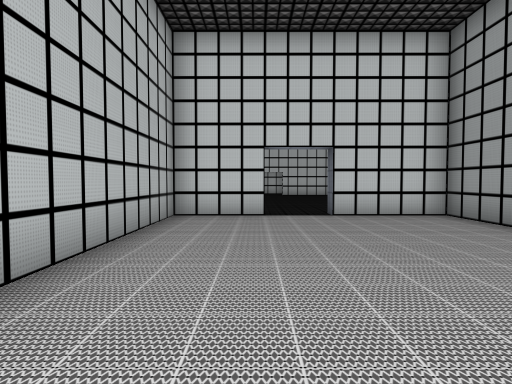
view 1 (above)

12 first-person views from a walk through a 3-D level made in the Unity game engine. The camera is 1.5 m above the floor, tilts 2° down and sees 80° across. The floor is counted in squares, 2 m on a side. Each view is taken from the middle of a square. On the plan, view 1 faces up. The plan holds only what a view shows up to about 10 squares ahead; the rest is blank. The place goes on beyond the plan. The player character is not drawn. Some surface patterns are stand-ins.

view 2
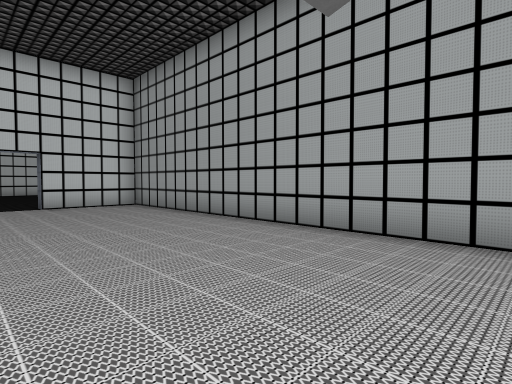

view 3
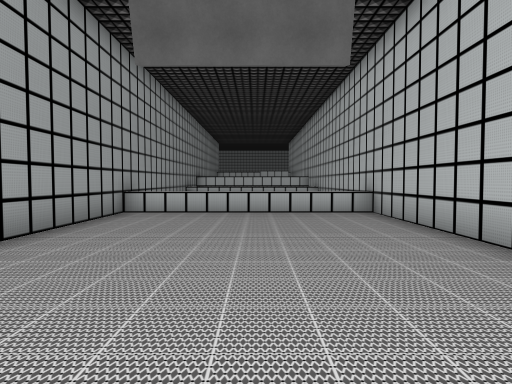

view 4
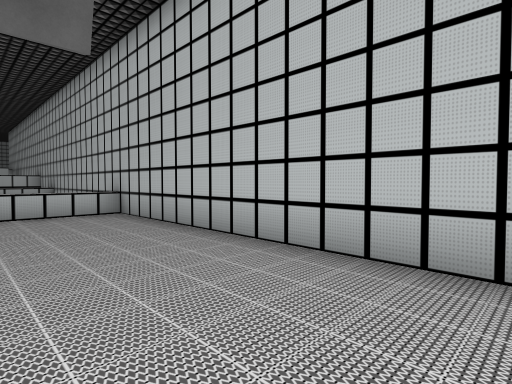

view 5
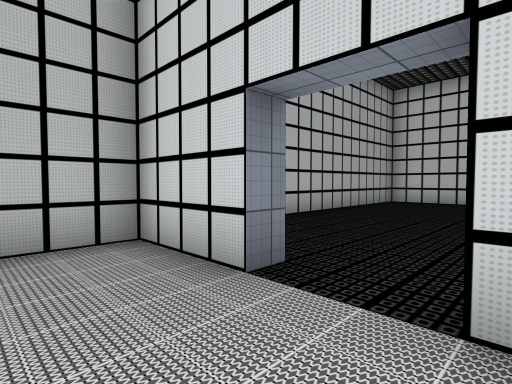

view 6
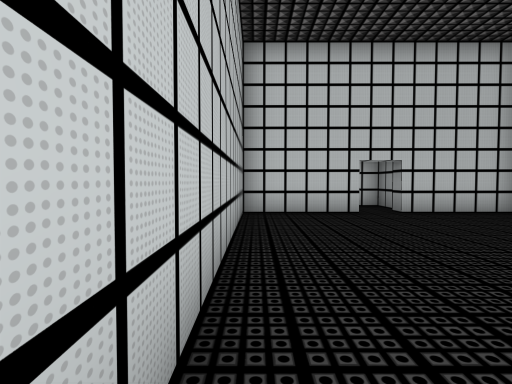

view 7
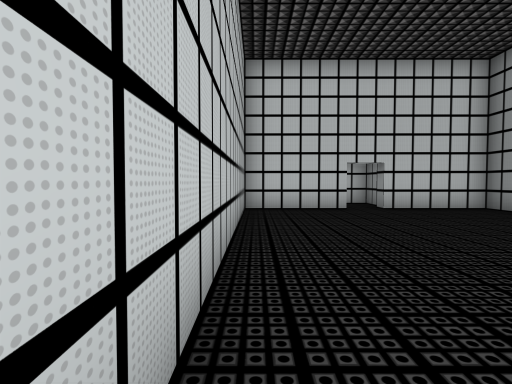

view 8
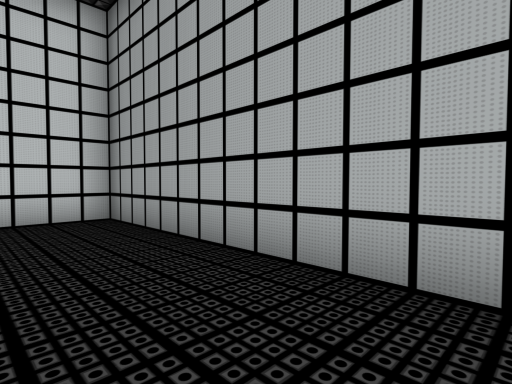

view 9
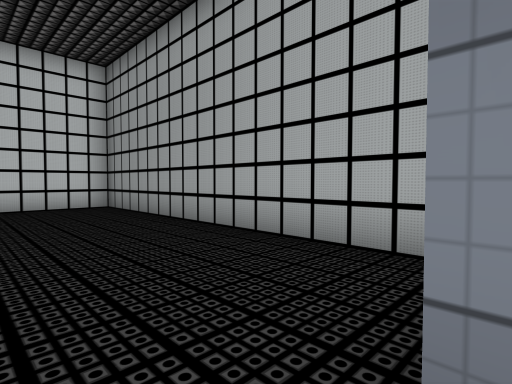

view 10
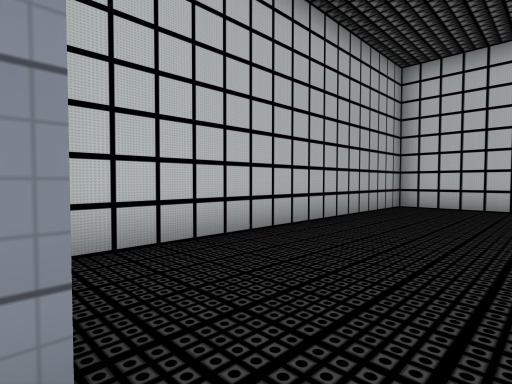

view 11
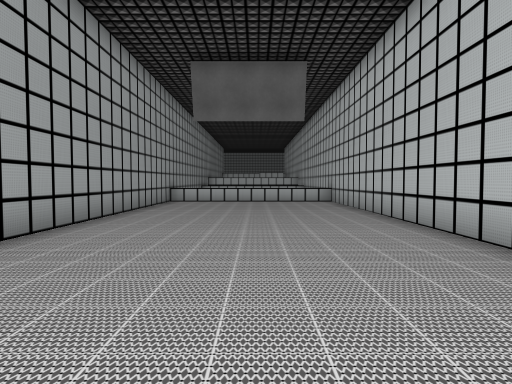

view 12
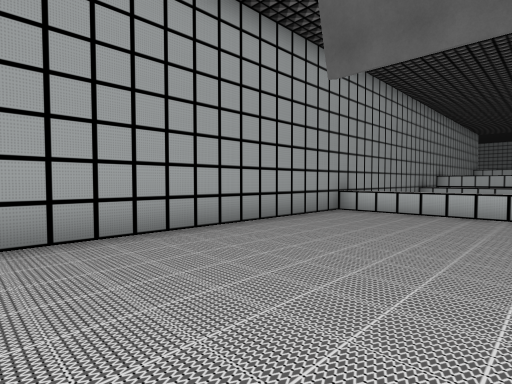

### Floor plan
Key: @ floor where view 1 was taken; # wall or solid block; . floor; ^ raised ledge.
Columns run from 3 left of view 1 to 5 right of it. Each row starts with its distance up from view 1.
 19     ##
 18     .#
 17 ####.####
 16 #.......#
 15 #.......#
 14 #.......#
 13 #.......#
 12 #.......#
 11 #.......#
 10 #.......#
  9 #.......#
  8 #.......#
  7 ####.####
  6  #......#
  5  #......#
  4  #......#
  3  #......#
  2  #......#
  1  #......#
  0  #.@....#
 -1  #......#
 -2  #......#
 -3  #......#
 -4  #......#
 -5  #^^^^^##
 -6  #     #
 -7  #     #

Where each view was taken, in squares from view 1:
view 1: 0 up, 0 right, facing up
view 2: 3 down, 0 right, facing up-right
view 3: 3 up, 1 right, facing down
view 4: 3 up, 1 right, facing down-left
view 5: 5 up, 2 right, facing up-left
view 6: 9 up, 2 left, facing up
view 7: 8 up, 2 left, facing up
view 8: 10 up, 2 right, facing up-right
view 9: 7 up, 1 right, facing up-right
view 10: 7 up, 1 right, facing up-left
view 11: 7 up, 1 right, facing down
view 12: 3 up, 0 right, facing down-right
